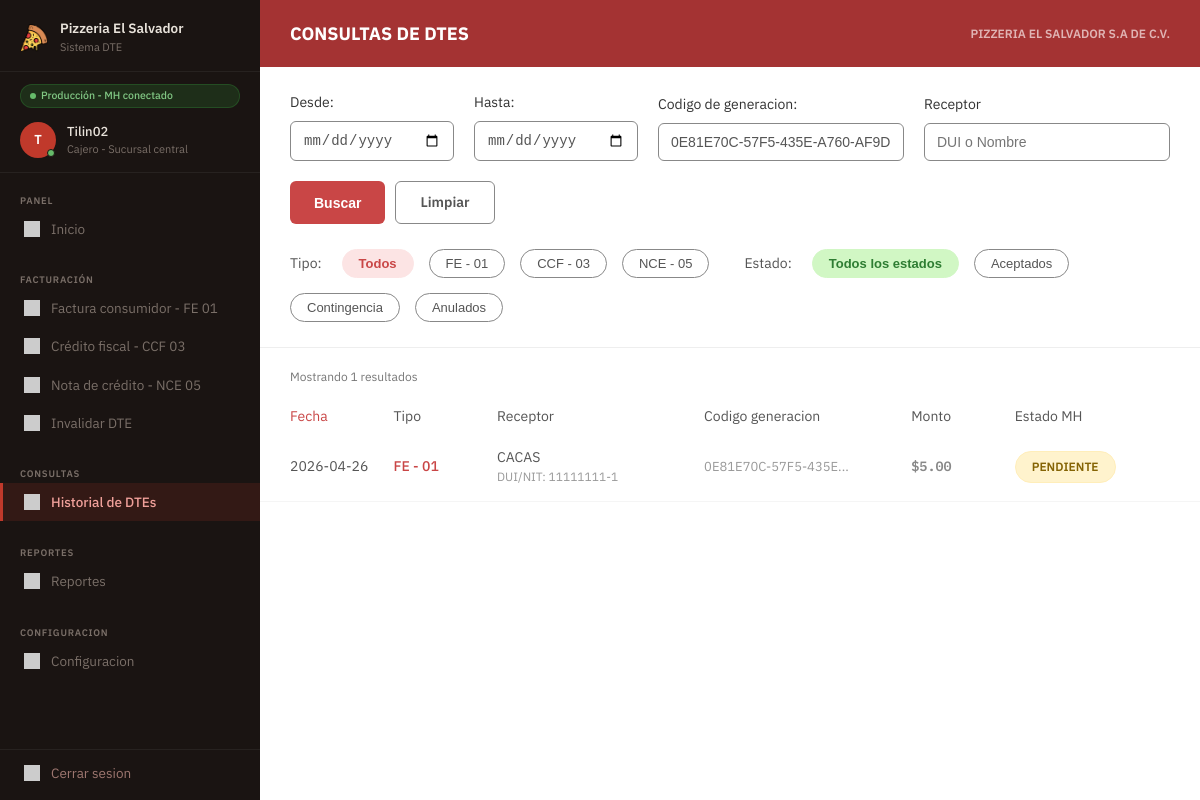
Page /historial_dte.php?f_codigo=0E81E70C-57F5-435E-A760-AF9D34922B68 (signed in) on the committed database.
### tables this page shows
CREATE TABLE `factura` (
  `id_factura` int NOT NULL AUTO_INCREMENT,
  `id_receptor` int DEFAULT NULL,
  `codigo_generacion` char(36) NOT NULL,
  `numero_control` varchar(31) NOT NULL,
  `tipo_dte` char(2) NOT NULL DEFAULT '01',
  `ambiente` char(2) NOT NULL DEFAULT '00',
  `fecha_emision` date NOT NULL,
  `hora_emision` time NOT NULL,
  `condicion_pago` int NOT NULL DEFAULT '1',
  `total_no_sujeto` decimal(16,2) NOT NULL DEFAULT '0.00',
  `total_exento` decimal(16,2) NOT NULL DEFAULT '0.00',
  `total_gravado` decimal(16,2) NOT NULL DEFAULT '0.00',
  `sub_total` decimal(16,2) NOT NULL DEFAULT '0.00',
  `iva_retenido` decimal(16,2) NOT NULL DEFAULT '0.00',
  `retencion_renta` decimal(16,2) NOT NULL DEFAULT '0.00',
  `monto_total` decimal(16,2) NOT NULL DEFAULT '0.00',
  `total_iva` decimal(16,2) NOT NULL DEFAULT '0.00',
  `total_letras` varchar(200) NOT NULL,
  `firma_digital` text,
  `sello_recibido` varchar(50) DEFAULT NULL,
  `estado_mh` varchar(20) NOT NULL DEFAULT 'PENDIENTE',
  `codigo_msg` varchar(3) DEFAULT NULL,
  `descripcion_msg` varchar(500) DEFAULT NULL,
  `modo_contingencia` tinyint(1) NOT NULL DEFAULT '0',
  `intentos_envio` int NOT NULL DEFAULT '0',
  `fecha_registro` datetime NOT NULL DEFAULT CURRENT_TIMESTAMP,
  `fecha_envio` datetime DEFAULT NULL,
  `fecha_respuesta` datetime DEFAULT NULL,
  PRIMARY KEY (`id_factura`),
  UNIQUE KEY `uq_cod_gen` (`codigo_generacion`),
  UNIQUE KEY `uq_num_ctrl` (`numero_control`),
  KEY `fk_fact_dte` (`tipo_dte`),
  KEY `fk_factura_receptor` (`id_receptor`),
  CONSTRAINT `fk_fact_dte` FOREIGN KEY (`tipo_dte`) REFERENCES `cat_tipo_dte` (`codigo`),
  CONSTRAINT `fk_factura_receptor` FOREIGN KEY (`id_receptor`) REFERENCES `receptor` (`id_receptor`),
  CONSTRAINT `chk_estado_mh` CHECK ((`estado_mh` in (_utf8mb4'PENDIENTE',_utf8mb4'ACEPTADO',_utf8mb4'RECHAZADO',_utf8mb4'ANULADO',_utf8mb4'CONTINGENCIA')))
);

CREATE TABLE `receptor` (
  `id_receptor` int NOT NULL AUTO_INCREMENT,
  `tipo_documento` char(2) DEFAULT NULL,
  `num_documento` varchar(20) DEFAULT NULL,
  `nrc` varchar(8) DEFAULT NULL,
  `nombre` varchar(250) NOT NULL,
  `dir_departamento` char(2) NOT NULL,
  `dir_municipio` char(2) NOT NULL,
  `dir_complemento` varchar(200) DEFAULT NULL,
  `telefono` varchar(30) DEFAULT NULL,
  `cod_actividad` char(5) DEFAULT NULL,
  `correo` varchar(100) DEFAULT NULL,
  `usuario` varchar(50) DEFAULT NULL,
  `contrasena_hash` varchar(255) DEFAULT NULL,
  `activo` tinyint(1) DEFAULT '1',
  `fecha_registro` datetime DEFAULT CURRENT_TIMESTAMP,
  PRIMARY KEY (`id_receptor`),
  UNIQUE KEY `usuario` (`usuario`),
  KEY `fk_doc` (`tipo_documento`),
  KEY `fk_mun` (`dir_municipio`,`dir_departamento`),
  KEY `fk_act` (`cod_actividad`),
  CONSTRAINT `fk_act` FOREIGN KEY (`cod_actividad`) REFERENCES `cat_actividad_economica` (`codigo`),
  CONSTRAINT `fk_doc` FOREIGN KEY (`tipo_documento`) REFERENCES `cat_tipo_documento` (`codigo`),
  CONSTRAINT `fk_mun` FOREIGN KEY (`dir_municipio`, `dir_departamento`) REFERENCES `cat_municipio` (`codigo`, `codigo_depto`)
);

### historial_dte.php (the view, shortened to what this page needs)
<?php
$db = new Database();
$conn = $db->getConnection();
$f_desde = $_GET['f_desde'] ?? '';
$f_hasta = $_GET['f_hasta'] ?? '';
$f_codigo = $_GET['f_codigo'] ?? '';
$f_receptor = $_GET['f_receptor'] ?? '';
$f_tipo = $_GET['f_tipo'] ?? '';
$f_estado = $_GET['f_estado'] ?? '';
$sql = "SELECT
            f.tipo_dte,
            r.nombre AS receptor_nombre,
            r.num_documento AS receptor_doc,
            f.numero_control,
            f.codigo_generacion,
            f.monto_total,
            f.estado_mh,
            f.fecha_registro,
            f.fecha_emision,
            f.hora_emision,
            f.sello_recibido,
            f.descripcion_msg,
            f.total_iva,
            f.iva_retenido,
            f.retencion_renta
        FROM factura f
        LEFT JOIN receptor r ON f.id_receptor = r.id_receptor
        WHERE 1=1";
$tipos_param = "";
$params = [];
if (!empty($f_codigo)) {
    $sql .= " AND f.codigo_generacion LIKE ?";
    $tipos_param .= "s";
    $params[] = "%" . $f_codigo . "%";
}
$sql .= " ORDER BY f.fecha_emision DESC, f.hora_emision DESC";
$stmt = $conn->prepare($sql);
if (!empty($params)) {
    $stmt->bind_param($tipos_param, ...$params);
}
$stmt->execute();
$result = $stmt->get_result();
$facturas = [];
if ($result) {
    while ($row = $result->fetch_assoc()) {
        $facturas[] = $row;
    }
}
?>
<!DOCTYPE html>
<html lang="es">
<head>
    <link rel="stylesheet" href="css/style.css">
</head>
<body>
<div class="layout">
    <?php include 'navegacion.php'; ?>
    <div class="main-content" style="background-color: #fff;">
        <div class="historial-topbar">
            <h1>Consultas de DTEs</h1>
            <span class="company-name">Pizzeria El Salvador S.A de C.V.</span>
        </div>
        <form method="GET" action="historial_dte.php" class="filters-container" id="formFiltros">
            <div class="filters-grid">
                <div class="filter-group">
                    <label>Desde:</label>
                    <input type="date" name="f_desde" value="<?= htmlspecialchars($f_desde) ?>">
                </div>
                <div class="filter-group">
                    <label>Hasta:</label>
                    <input type="date" name="f_hasta" value="<?= htmlspecialchars($f_hasta) ?>">
                </div>
                <div class="filter-group" style="flex: 1.5;">
                    <label>Codigo de generacion:</label>
                    <input type="text" name="f_codigo" placeholder="Ej. A1B2C3D4..." value="<?= htmlspecialchars($f_codigo) ?>">
                </div>
                <div class="filter-group" style="flex: 1.5;">
                    <label>Receptor</label>
                    <input type="text" name="f_receptor" placeholder="DUI o Nombre" value="<?= htmlspecialchars($f_receptor) ?>">
                </div>
                <div class="filter-actions">
                    <button type="submit" class="btn-buscar">Buscar</button>
                    <a href="historial_dte.php" class="btn-limpiar" style="text-decoration:none; display:flex; align-items:center;">Limpiar</a>
                </div>
            </div>
            <div class="pills-row">
                <span class="pills-label">Tipo:</span>
                <button type="button" class="pill-btn <?= empty($f_tipo) || $f_tipo == 'TODOS' ? 'active red' : '' ?>" onclick="setFilter('f_tipo', 'TODOS')">Todos</button>
                <button type="button" class="pill-btn <?= $f_tipo == '01' ? 'active red' : '' ?>" onclick="setFilter('f_tipo', '01')">FE - 01</button>
                <button type="button" class="pill-btn <?= $f_tipo == '03' ? 'active red' : '' ?>" onclick="setFilter('f_tipo', '03')">CCF - 03</button>
                <button type="button" class="pill-btn <?= $f_tipo == '05' ? 'active red' : '' ?>" onclick="setFilter('f_tipo', '05')">NCE - 05</button>
                <span class="pills-label" style="margin-left: 20px;">Estado:</span>
                <button type="button" class="pill-btn <?= empty($f_estado) || $f_estado == 'TODOS' ? 'active green' : '' ?>" onclick="setFilter('f_estado', 'TODOS')">Todos los estados</button>
                <button type="button" class="pill-btn <?= $f_estado == 'ACEPTADO' ? 'active green' : '' ?>" onclick="setFilter('f_estado', 'ACEPTADO')">Aceptados</button>
                <button type="button" class="pill-btn <?= $f_estado == 'CONTINGENCIA' ? 'active green' : '' ?>" onclick="setFilter('f_estado', 'CONTINGENCIA')">Contingencia</button>
                <button type="button" class="pill-btn <?= $f_estado == 'ANULADO' ? 'active green' : '' ?>" onclick="setFilter('f_estado', 'ANULADO')">Anulados</button>
            </div>
        </form>
        <div class="results-info">Mostrando <?= count($facturas) ?> resultados</div>
        <div class="table-header">
            <div class="sortable">Fecha</div>
            <div>Tipo</div>
            <div>Receptor</div>
            <div>Codigo generacion</div>
            <div>Monto</div>
            <div>Estado MH</div>
        </div>
        <?php if(empty($facturas)): ?>
            <div style="padding: 30px; text-align: center; color: #888;">No hay facturas registradas aún.</div>
        <?php else: ?>
            <?php foreach ($facturas as $index => $fac):
                $tipoLabel = ($fac['tipo_dte'] == '01') ? 'FE - 01' : 'CCF - 03';
                $badgeClass = ($fac['estado_mh'] == 'ACEPTADO') ? 'badge-aceptado' : 'badge-pendiente';
                $fechaEmi = date("Y-m-d", strtotime($fac['fecha_emision']));
            ?>
            <div class="row-item" onclick="toggleDetails(<?= $index ?>)">
                <div><?= htmlspecialchars($fechaEmi) ?></div>
                <div class="td-tipo"><?= $tipoLabel ?></div>
                <div class="td-receptor">
                    <?= htmlspecialchars($fac['receptor_nombre'] ?? 'Consumidor Final') ?>
                    <span class="dui">DUI/NIT: <?= htmlspecialchars($fac['receptor_doc'] ?? 'N/A') ?></span>
                </div>
                <div class="td-codigo"><?= htmlspecialchars(substr($fac['codigo_generacion'], 0, 18)) ?>...</div>
                <div class="td-monto">$<?= number_format($fac['monto_total'], 2) ?></div>
                <div><span class="<?= $badgeClass ?>"><?= htmlspecialchars($fac['estado_mh']) ?></span></div>
            </div>
            <?php endforeach; ?>
        <?php endif; ?>
    </div>
</div>
</body>
</html>

### css/style.css (style rules this page uses)
*, *::before, *::after { box-sizing: border-box; margin: 0; padding: 0; }
:root { --sidebar-bg: #1a1412; --sidebar-width: 260px; --sidebar-accent: #c0392b; --bg-main: #f0efed; --bg-card: #ffffff; --bg-card-hover: #fafafa; --text-primary: #1a1412; --text-secondary: #6b6560; --text-muted: #9e9890; --text-sidebar: #e8e2da; --text-sidebar-dim: #7a6f68; --fe-bg: #fde8e7; --fe-color: #c0392b; --ccf-bg: #e6f4ea; --ccf-color:#2e7d32; --nce-bg: #fff3e0; --nce-color:#e65100; --inv-bg: #eeeeee; --inv-color:#424242; --estado-aceptado-bg: #e6f4ea; --estado-aceptado-color: #2e7d32; --estado-contingencia-bg: #fff3e0; --estado-contingencia-color: #e65100; --border: #e2ddd8; --border-light: #ebe7e2; --font: 'IBM Plex Sans', sans-serif; --font-mono: 'IBM Plex Mono', monospace; --shadow-card: 0 1px 3px rgba(0,0,0,.07), 0 1px 2px rgba(0,0,0,.04); --shadow-card-hover: 0 4px 12px rgba(0,0,0,.10); }
html, body { height: 100%; font-family: var(--font); background: var(--bg-main); color: var(--text-primary); font-size: 14px; line-height: 1.5; }
a { text-decoration: none; color: inherit; }
.layout { display: flex; min-height: 100vh; }
.main-content { flex: 1; margin-left: var(--sidebar-width); display: flex; flex-direction: column; min-height: 100vh; }
.td-monto { font-family: var(--font-mono); font-size: 13.5px; font-weight: 500; color: var(--text-primary); white-space: nowrap; }
.historial-topbar { background-color: #a43333; color: #ffffff; padding: 20px 30px; display: flex; justify-content: space-between; align-items: center; }
.historial-topbar h1 { margin: 0; font-size: 18px; text-transform: uppercase; font-weight: 700; }
.historial-topbar .company-name { font-size: 12px; font-weight: 600; text-transform: uppercase; color: #e0b4b4; }
.filters-container { padding: 25px 30px; background-color: #ffffff; border-bottom: 1px solid #eee; }
.filters-grid { display: flex; gap: 20px; margin-bottom: 25px; align-items: flex-end; flex-wrap: wrap; }
.filter-group { display: flex; flex-direction: column; gap: 8px; flex: 1; min-width: 150px; }
.filter-group label { font-size: 14px; color: #333; }
.filter-group input { padding: 10px 12px; border: 1px solid #888; border-radius: 6px; font-size: 14px; color: #555; outline: none; }
.filter-actions { display: flex; gap: 10px; }
.btn-buscar { background-color: #c94646; color: white; border: none; padding: 10px 24px; border-radius: 6px; font-weight: 600; cursor: pointer; font-size: 14px; }
.btn-limpiar { background-color: transparent; color: #555; border: 1px solid #888; padding: 10px 24px; border-radius: 6px; font-weight: 600; cursor: pointer; font-size: 14px; }
.pills-row { display: flex; align-items: center; gap: 15px; flex-wrap: wrap; }
.pills-label { font-size: 14px; color: #555; margin-right: 5px; }
.pill-btn { background: transparent; border: 1px solid #888; color: #555; padding: 6px 16px; border-radius: 20px; font-size: 13px; cursor: pointer; transition: all 0.2s; }
.pill-btn.active.red { background-color: #fce4e4; color: #c94646; border-color: #fce4e4; font-weight: 600; }
.pill-btn.active.green { background-color: #d1f7c4; color: #2e7d32; border-color: #d1f7c4; font-weight: 600; }
.results-info { font-size: 12px; color: #777; margin: 20px 30px 10px 30px; }
.table-header, .row-item { display: grid; grid-template-columns: 1fr 1fr 2fr 2fr 1fr 1.5fr; padding: 10px 30px; color: #555; font-size: 14px; align-items: center; }
.table-header { padding-bottom: 5px; }
.table-header .sortable { color: #c94646; }
.row-item { padding: 15px 30px; border-bottom: 1px solid #f5f5f5; cursor: pointer; }
.td-tipo { color: #c94646; font-weight: 500; }
.td-receptor { display: flex; flex-direction: column; }
.td-receptor .dui { font-size: 12px; color: #999; }
.td-monto { color: #888; font-weight: 600; }
.td-codigo { color: #999; font-size: 13px; }
.badge-pendiente { background-color: #fff3cd; color: #856404; padding: 6px 16px; border-radius: 20px; font-weight: 600; font-size: 12px; border: 1px solid #ffeeba; display: inline-block; text-align: center; }

### rows in the picture
factura: fecha_emision "2026-04-26", tipo_dte "FE - 01", id_receptor.nombre "CACAS", id_receptor.num_documento "11111111-1", codigo_generacion "0E81E70C-57F5-435E", monto_total "5.00", estado_mh "PENDIENTE"

### other values in the picture
$usuario_iniciales "T"
$usuario_nombre "Tilin02"
$usuario_rol "Cajero - Sucursal central"
count($facturas) "1"
